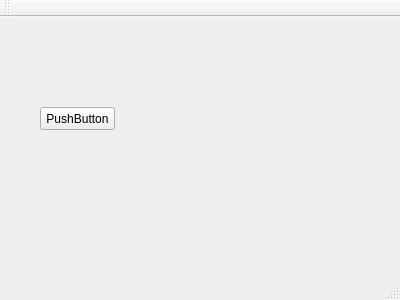
<?xml version="1.0" encoding="UTF-8"?>
<ui version="4.0">
 <class>MainWindow</class>
 <widget class="QMainWindow" name="MainWindow">
  <property name="geometry">
   <rect>
    <x>0</x>
    <y>0</y>
    <width>400</width>
    <height>300</height>
   </rect>
  </property>
  <property name="windowTitle">
   <string>MainWindow</string>
  </property>
  <widget class="QWidget" name="centralWidget">
   <widget class="QPushButton" name="pushButton">
    <property name="geometry">
     <rect>
      <x>40</x>
      <y>90</y>
      <width>75</width>
      <height>23</height>
     </rect>
    </property>
    <property name="text">
     <string>PushButton</string>
    </property>
   </widget>
  </widget>
  <widget class="QMenuBar" name="menuBar">
   <property name="geometry">
    <rect>
     <x>0</x>
     <y>0</y>
     <width>400</width>
     <height>21</height>
    </rect>
   </property>
  </widget>
  <widget class="QToolBar" name="mainToolBar">
   <attribute name="toolBarArea">
    <enum>TopToolBarArea</enum>
   </attribute>
   <attribute name="toolBarBreak">
    <bool>false</bool>
   </attribute>
  </widget>
  <widget class="QStatusBar" name="statusBar"/>
 </widget>
 <layoutdefault spacing="6" margin="11"/>
 <resources/>
 <connections/>
</ui>
